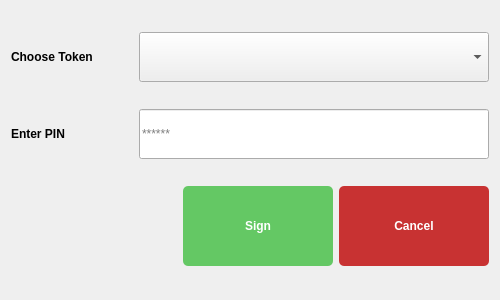
<?xml version="1.0" encoding="UTF-8"?>
<ui version="4.0">
 <class>Dialog</class>
 <widget class="QDialog" name="Dialog">
  <property name="geometry">
   <rect>
    <x>0</x>
    <y>0</y>
    <width>500</width>
    <height>300</height>
   </rect>
  </property>
  <property name="mouseTracking">
   <bool>false</bool>
  </property>
  <property name="windowTitle">
   <string>Digital Signature</string>
  </property>
  <property name="accessibleName">
   <string/>
  </property>
  <layout class="QVBoxLayout" name="verticalLayout">
   <item>
    <layout class="QHBoxLayout" name="horizontalLayout_3">
     <item>
      <widget class="QLabel" name="label_2">
       <property name="styleSheet">
        <string notr="true">font: 75 10pt &quot;MS Shell Dlg 2&quot;;</string>
       </property>
       <property name="text">
        <string>&lt;html&gt;&lt;head/&gt;&lt;body&gt;&lt;p&gt;&lt;span style=&quot; font-weight:600;&quot;&gt;Choose Token&lt;/span&gt;&lt;/p&gt;&lt;/body&gt;&lt;/html&gt;</string>
       </property>
      </widget>
     </item>
     <item>
      <spacer name="horizontalSpacer_2">
       <property name="orientation">
        <enum>Qt::Horizontal</enum>
       </property>
       <property name="sizeHint" stdset="0">
        <size>
         <width>40</width>
         <height>20</height>
        </size>
       </property>
      </spacer>
     </item>
     <item>
      <widget class="QComboBox" name="token">
       <property name="minimumSize">
        <size>
         <width>350</width>
         <height>50</height>
        </size>
       </property>
      </widget>
     </item>
    </layout>
   </item>
   <item>
    <layout class="QHBoxLayout" name="horizontalLayout_2">
     <item>
      <widget class="QLabel" name="label">
       <property name="enabled">
        <bool>true</bool>
       </property>
       <property name="minimumSize">
        <size>
         <width>0</width>
         <height>0</height>
        </size>
       </property>
       <property name="mouseTracking">
        <bool>true</bool>
       </property>
       <property name="styleSheet">
        <string notr="true">font: 10pt &quot;MS Shell Dlg 2&quot;;</string>
       </property>
       <property name="text">
        <string>&lt;html&gt;&lt;head/&gt;&lt;body&gt;&lt;p&gt;&lt;span style=&quot; font-weight:600;&quot;&gt;Enter PIN&lt;/span&gt;&lt;/p&gt;&lt;/body&gt;&lt;/html&gt;</string>
       </property>
      </widget>
     </item>
     <item>
      <spacer name="horizontalSpacer">
       <property name="orientation">
        <enum>Qt::Horizontal</enum>
       </property>
       <property name="sizeHint" stdset="0">
        <size>
         <width>40</width>
         <height>20</height>
        </size>
       </property>
      </spacer>
     </item>
     <item>
      <widget class="QLineEdit" name="getpin">
       <property name="minimumSize">
        <size>
         <width>350</width>
         <height>50</height>
        </size>
       </property>
       <property name="placeholderText">
        <string>******</string>
       </property>
      </widget>
     </item>
    </layout>
   </item>
   <item>
    <layout class="QHBoxLayout" name="horizontalLayout">
     <item>
      <spacer name="horizontalSpacer_3">
       <property name="orientation">
        <enum>Qt::Horizontal</enum>
       </property>
       <property name="sizeHint" stdset="0">
        <size>
         <width>40</width>
         <height>20</height>
        </size>
       </property>
      </spacer>
     </item>
     <item>
      <widget class="QPushButton" name="sign">
       <property name="minimumSize">
        <size>
         <width>150</width>
         <height>80</height>
        </size>
       </property>
       <property name="maximumSize">
        <size>
         <width>150</width>
         <height>80</height>
        </size>
       </property>
       <property name="styleSheet">
        <string notr="true">QPushButton{	
background-color : rgb(100, 200, 100);
color:rgb(255, 255, 255);
font: 11pt &quot;Segoe UI&quot;;
font: bold;
border-radius: 5px;}

QPushButton::pressed{background-color :rgb(50, 50,50);}</string>
       </property>
       <property name="text">
        <string>Sign</string>
       </property>
      </widget>
     </item>
     <item>
      <widget class="QPushButton" name="cancel">
       <property name="minimumSize">
        <size>
         <width>150</width>
         <height>80</height>
        </size>
       </property>
       <property name="maximumSize">
        <size>
         <width>150</width>
         <height>80</height>
        </size>
       </property>
       <property name="styleSheet">
        <string notr="true">QPushButton{	
background-color : rgb(200, 50, 50);
color:rgb(255, 255, 255);
font: 11pt &quot;Segoe UI&quot;;
font: bold;
border-radius: 5px;}

QPushButton::pressed{background-color :rgb(50, 50,50);}</string>
       </property>
       <property name="text">
        <string>Cancel</string>
       </property>
      </widget>
     </item>
    </layout>
   </item>
  </layout>
 </widget>
 <resources/>
 <connections/>
</ui>
